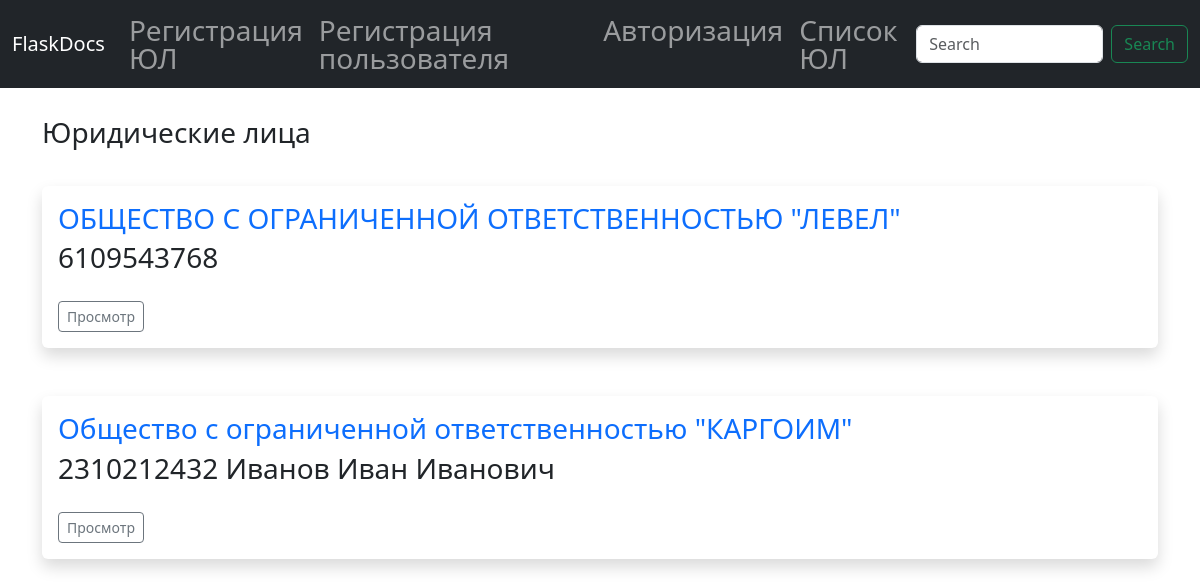
/uls, run on the app's committed database.
### app.py (models this page shows)
class Uls(db.Model):
    id = db.Column(db.Integer, primary_key=True)
    name = db.Column(db.String(255))
    name_sokr = db.Column(db.String(255))
    inn = db.Column(db.String(255))
    ogrn = db.Column(db.String(255))
    address = db.Column(db.String(255))
    kpp = db.Column(db.String(255))
    okpo = db.Column(db.String(255))
    director = db.Column(db.String(255))
    director_r = db.Column(db.String(255))
    dolzhnost = db.Column(db.String(255))
    dolzhnost_r = db.Column(db.String(255))
    osnovanie = db.Column(db.String(255))
    telephone = db.Column(db.String(255))
    email = db.Column(db.String(255))
    domen = db.Column(db.String(255))
    nomer = db.Column(db.String(255))
    poster_id = db.Column(db.Integer, db.ForeignKey('users.id'))

class Users(db.Model, UserMixin):
    id = db.Column(db.Integer, primary_key=True)
    name = db.Column(db.String(200), nullable=False)
    name_user_r = db.Column(db.String(200), nullable=False)
    dolzhnost = db.Column(db.String(200), nullable=False)
    dolzhnost_r = db.Column(db.String(200), nullable=False)
    osnovanie = db.Column(db.String(200), nullable=False)
    username = db.Column(db.String(200), nullable=False, unique=True)
    email = db.Column(db.String(200), nullable=False)
    profile_pic = db.Column(db.String(), nullable=True)
    password_hash = db.Column(db.String(128))
    date_added = db.Column(db.DateTime, default=datetime.utcnow)
    uls = db.relationship('Uls', backref='poster')

### app.py (the view)
@app.route('/uls')
def uls():
	uls = Uls.query.all()
	return render_template("uls.html", uls=uls)

### webforms.py
class SearchForm(FlaskForm):
	searched = StringField("Searched", validators=[DataRequired()])
	submit = SubmitField("Submit")

### app.py (called while the page is built)
@app.context_processor
def base():
	form = SearchForm()
	return dict(form=form)

### templates/uls.html (shortened to what this page needs)
{% extends 'base.html' %}
{% block content %}
	<h1>Юридические лица</h1>
		<br/>
{% for ul in uls %}
<div class="shadow p-3 mb-5 bg-body rounded">
	<h5><a href="{{ url_for('ul', id=ul.id) }}">{{ ul.name }}</a></h5>
	{{ ul.inn }} {{ ul.poster.name }}<br/><br/>
	<a href="{{ url_for('ul', id=ul.id) }}" class="btn btn-outline-secondary btn-sm">Просмотр</a>
</div>
{% endfor %}
{% endblock %}

### static/css0/style.css (style rules this page uses)
*, *::before, *::after { padding: 0; margin: 0; border: 0; box-sizing: border-box; }
a { text-decoration: none; }
h1, h2, h3, h4, h5, h6 { font-weight: inherit; font-size: inherit; }
html, body { height: 100%; line-height: 1; }
body { font-size: 28px; }

### data on the page
Uls: name "ОБЩЕСТВО С ОГРАНИЧЕННОЙ ОТВЕТСТВЕННОСТЬЮ \"ЛЕВЕЛ\"", inn "6109543768"
Uls: name "Общество с ограниченной ответственностью \"КАРГОИМ\"", inn "2310212432", poster.name "Иванов Иван Иванович"
